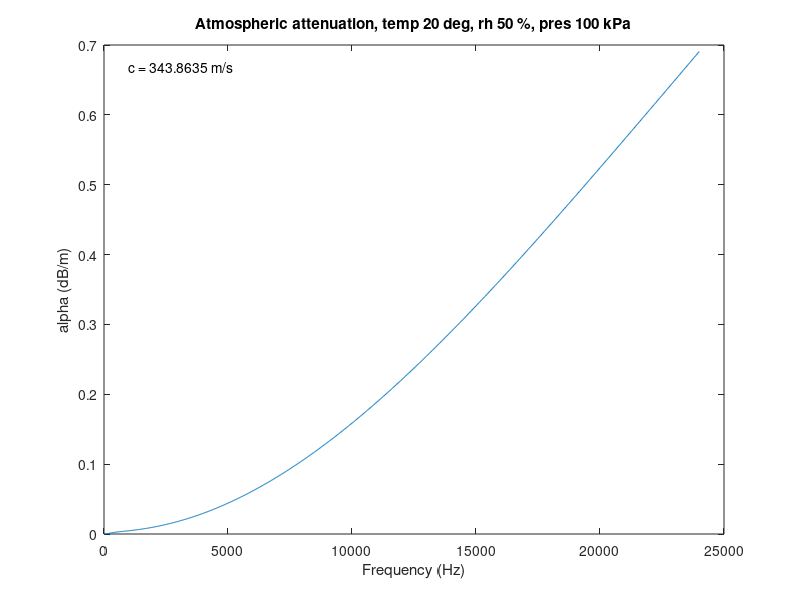

Here is the MATLAB script that generated this plot:
function OUT = dissipation(frequencies, temperatures, relhumidities, pressures, doplot)
% This function generates values for the atmospheric attenuation 
% coefficient (alpha) in decibels per metre. 
%
% When it is used within AARAE (or with no input arguments),
% it also generates an FIR filter (as an audio waveform)
% based on the atmospheric attenuation for a specified
% distance.
%
% Code by Densil Cabrera
% version 1.02 (9 December 2015)

% Inputs are frequencies (Hz), temperatures (deg C), relative humidities
% (%),  and atmospheric presures (kPa).
%
% Inputs can be single values, or vectors for any or all of the input
% arguments. The output is an up to 4D matrix with dimensions determined by
% the length of each vector, i.e., f x t x h x p.
%
% doplot enables or disables 2D and 3D plots (when the data are 1D and 2D)
% Plots are not generated for 0D, 3D or 4D data.

%
if nargin < 5, doplot = true; end
if nargin < 4, pressures = 90:5:110; end
if nargin < 3, relhumidities = 0:5:100; end
if nargin < 2, temperatures = 0:5:40; end
%if nargin < 1, frequencies = 10.^((13:43)./10); end

if nargin == 0
    % Dialog box mode
    % in this mode, only single values for pressure, relhumidity and
    % temperature are input, and the function generates a filter impulse
    % response that approximates the calculated dissipation.
    
    % Default values
    fs = 48000;
    distance = 20;
    temperatures = 20;
    relhumidities = 50;
    pressures = 100;
    filterlen = 100;
    minphase = 1;
    
    
    param = inputdlg({'Audio sampling rate (Hz)';...
        'Distance (m)'; ...
        'Temperature (deg C)'; ...
        'Relative humidity (%)'; ...
        'Atmospheric pressure (kPa)';...
        'Filter length (samples)';...
        'Minimum phase (0 | 1)'}, ...
        'Calculation parameters',1, ...
        {num2str(fs);num2str(distance); num2str(temperatures); ...
        num2str(relhumidities); num2str(pressures); num2str(filterlen);...
        num2str(minphase)});
    param = str2num(char(param));
    if length(param) < 7, param = []; end
    if ~isempty(param)
        fs = param(1);
        distance = param(2);
        temperatures = param(3);
        relhumidities = param(4);
        pressures = param(5);
        filterlen = param(6);
        minphase = param(7);
    else
        OUT = [];
        return
    end
    
    frequencies = linspace(0, fs/2,1000);
end

freq_l = length(frequencies);
temp_l = length(temperatures);
humid_l = length(relhumidities);
pres_l = length(pressures);

frequencies = repmat(reshape(frequencies, freq_l,1), [1 temp_l humid_l pres_l]);
temperatures = repmat(reshape(temperatures, 1, temp_l), [freq_l 1 humid_l pres_l]);
relhumidities = repmat(reshape(relhumidities, [1 1 humid_l]),[freq_l temp_l 1 pres_l]);
pressures = repmat(reshape(pressures, [1 1 1 pres_l]), [freq_l temp_l humid_l 1]);


% Dissiplation calculation
temperatures = temperatures + 273.15; % temparatures in Kelvin
T_on_T0 = temperatures ./ 293.15; % temperatures with respect to 20deg
psat_on_pr = 10.^(-6.8346.*(273.16./temperatures).^1.261+4.6151);
h = relhumidities.*psat_on_pr./(pressures./101.325); % molar concentration of water vapour (%)
pa_on_pr = pressures ./101.325;
FrO = pa_on_pr .*(24+40400.*h.*(0.02+h)./(0.391+h)); % relaxation freq of oxygen (Hz)
FrN = pa_on_pr.*T_on_T0.^-0.5.*(9+280.*h.*exp(-4.17.*(T_on_T0.^(-1/3)-1))); % relaxation freq of nitrogen (Hz)
alpha = 8.686.*frequencies.^2.*((0.0000000000184.*pa_on_pr.^-1.*T_on_T0.^0.5)...
    +T_on_T0.^(-5/2).*(0.01275.*exp(-2239.1./temperatures).*(FrO+frequencies.^2./FrO).^-1 ...
    +0.1068.*exp(-3352./temperatures).*(FrN+frequencies.^2./FrN).^-1));
%out.alpha = alpha;
% 
% speed of sound
h=h./100;
Mw = 29 - 11*h;
yw = (7+h)./(5+h);
c = 331.3 * (1 + (temperatures-273.15) ./ 273.15).^0.5...
    .* 4.5513 .* (yw./Mw).^0.5;
%disp(['Speed of sound: ' num2str(c(1)) ' m/s'])

% characteristic acoustic impedance
% rho = pressures ./ (287.05*temperatures) +
% z = rho .* c;

clear T_on_T0 psat_on_pr h pa_on_pr FrO FrN
frequencies = squeeze(frequencies(:,1,1,1));
temperatures = squeeze(temperatures(1,:,1,1)) - 273.15;
relhumidities = squeeze(relhumidities(1,1,:,1));
pressures = squeeze(pressures(1,1,1,:));



% Generate a filter for dissipation
if nargin == 0
    magnitude = 10.^((-alpha * distance) / 20);
    h = fir2(filterlen,frequencies./(fs/2),magnitude)';
    if minphase == 1
        [~, h] = rceps(h);
    end
    OUT.audio = h;
    OUT.fs = fs;
    OUT.properties.temperature = temperatures;
    OUT.properties.relhumidity = relhumidities;
    OUT.properties.pressure = pressures;
    OUT.properties.distance = distance;
    if minphase == 1
        OUT.properties.phasetype = 'minimum';
    else
        OUT.properties.phasetype = 'linear';
    end
    
else
    OUT = alpha;
end

OUT.funcallback.name = 'dissipation.m';
OUT.funcallback.inarg = {frequencies, temperatures, relhumidities, pressures, doplot};
    

% PLOTTING
if doplot
    plotlogic = false(4,1);
    if freq_l > 1, plotlogic(1)=true; end
    if temp_l > 1, plotlogic(2)=true; end
    if humid_l > 1, plotlogic(3)=true; end
    if pres_l > 1, plotlogic(4)=true; end
    
    if plotlogic(1) && ~plotlogic(2) && ~plotlogic(3) && ~plotlogic(4)
        figure('Name','Dissipation')
        plot(frequencies, squeeze(alpha))
        xlabel('Frequency (Hz)')
        ylabel('alpha (dB/m)')
        title(['Atmospheric attenuation, temp ', num2str(temperatures), ' deg, rh ', ...
            num2str(relhumidities), ' %, pres ', num2str(pressures), ' kPa'])
        text(1000,max(squeeze(alpha))*0.97,['c = ' num2str(c(1)) ' m/s'])
    end
    if ~plotlogic(1) && plotlogic(2) && ~plotlogic(3) && ~plotlogic(4)
        figure('Name','Dissipation')
        plot(temperatures, squeeze(alpha))
        xlabel('Temperature (C)')
        ylabel('alpha (dB/m)')
        title(['Atmospheric attenuation, freq ', num2str(frequencies), ' Hz, rh ', ...
            num2str(relhumidities), ' %, pres ', num2str(pressures), ' kPa'])
    end
    if ~plotlogic(1) && ~plotlogic(2) && plotlogic(3) && ~plotlogic(4)
        figure('Name','Dissipation')
        plot(relhumidities, squeeze(alpha))
        xlabel('Relative Humidity (%)')
        ylabel('alpha (dB/m)')
        title(['Atmospheric attenuation, freq ', num2str(frequencies), ' Hz, temp ', ...
            num2str(temperatures), ' deg, pres ', num2str(pressures), ' kPa'])
    end
    if ~plotlogic(1) && ~plotlogic(2) && ~plotlogic(3) && plotlogic(4)
        figure('Name','Dissipation')
        plot(pressures, squeeze(alpha))
        xlabel('Pressure (kPa)')
        ylabel('alpha (dB/m)')
        title(['Atmospheric attenuation, freq ', num2str(frequencies), ' Hz, temp ', ...
            num2str(temperatures), ' deg, rh ', num2str(relhumidities), ' %'])
    end
    
    
    if plotlogic(1) && plotlogic(2) && ~plotlogic(3) && ~plotlogic(4)
        figure('Name','Dissipation')
        surf(temperatures, frequencies, squeeze(alpha))
        ylabel('Frequency (Hz)')
        xlabel('Temperature (C)')
        zlabel('alpha (dB/m)')
        title(['Atmospheric attenuation,  rh ', ...
            num2str(relhumidities), ' %, pres ', num2str(pressures), ' kPa'])
    end
    if plotlogic(1) && ~plotlogic(2) && plotlogic(3) && ~plotlogic(4)
        figure('Name','Dissipation')
        surf(relhumidities, frequencies, squeeze(alpha))
        ylabel('Frequency (Hz)')
        xlabel('Relative Humidity (%)')
        zlabel('alpha (dB/m)')
        title(['Atmospheric attenuation,  temp ', ...
            num2str(temperatures), ' deg, pres ', num2str(pressures), ' kPa'])
    end
    if plotlogic(1) && ~plotlogic(2) && ~plotlogic(3) && plotlogic(4)
        figure('Name','Dissipation')
        surf(pressures, frequencies, squeeze(alpha))
        ylabel('Frequency (Hz)')
        xlabel('Pressure (kPa)')
        zlabel('alpha (dB/m)')
        title(['Atmospheric attenuation,  temp ', ...
            num2str(temperatures), ' deg, rh ', num2str(relhumidities), ' %'])
    end
    if ~plotlogic(1) && plotlogic(2) && plotlogic(3) && ~plotlogic(4)
        figure('Name','Dissipation')
        surf(relhumidities, temperatures, squeeze(alpha))
        ylabel('Temperature (deg)')
        xlabel('Relative Humidity (%)')
        zlabel('alpha (dB/m)')
        title(['Atmospheric attenuation,  freq ', ...
            num2str(frequencies), ' Hz, pres ', num2str(pressures), ' kPa'])
    end
    if ~plotlogic(1) && plotlogic(2) && ~plotlogic(3) && plotlogic(4)
        figure('Name','Dissipation')
        surf(pressures, temperatures, squeeze(alpha))
        ylabel('Temperature (deg)')
        xlabel('Pressure (kPa)')
        zlabel('alpha (dB/m)')
        title(['Atmospheric attenuation,  freq ', ...
            num2str(frequencies), ' Hz, rh ', num2str(relhumidities), ' %'])
    end
    if ~plotlogic(1) && ~plotlogic(2) && plotlogic(3) && plotlogic(4)
        figure('Name','Dissipation')
        surf(pressures, relhumidities, squeeze(alpha))
        ylabel('Relative Humidity (%)')
        xlabel('Pressure (kPa)')
        zlabel('alpha (dB/m)')
        title(['Atmospheric attenuation,  freq ', ...
            num2str(frequencies), ' Hz, temp ', num2str(temperatures), ' deg'])
    end
end

